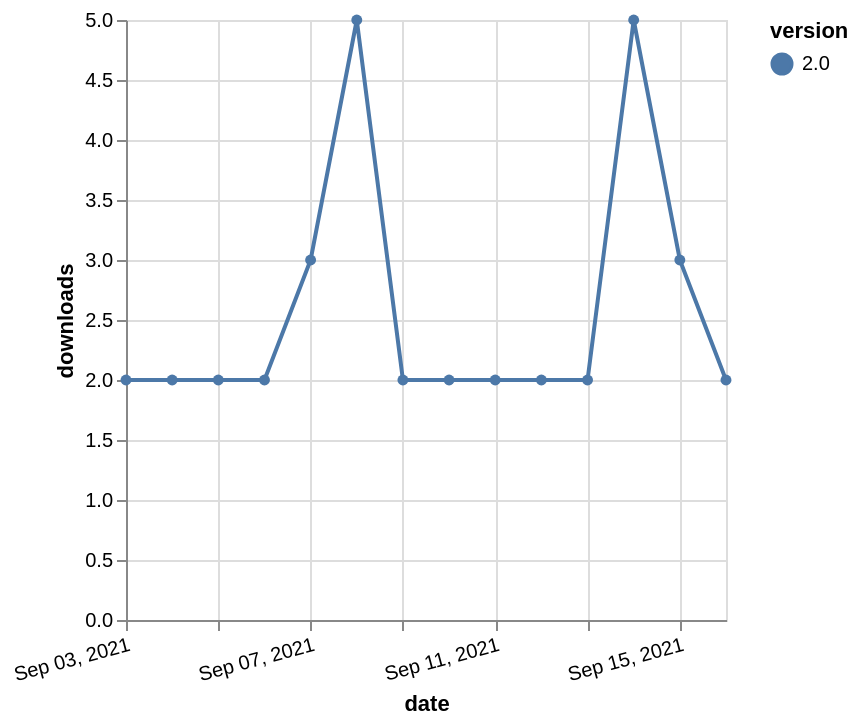

Vega-Lite specification stored for this chart:
### Vega-Lite specification from a JSON file in a GitHub repository (floating-point values rounded to 4 significant figures)
{"$schema": "https://vega.github.io/schema/vega-lite/v5.json", "description": "A simple bar chart with embedded data.", "data": {"values": [{"date": "2021-09-03", "total": 3485, "delta": 2, "version": "2.0"}, {"date": "2021-09-04", "total": 3487, "delta": 2, "version": "2.0"}, {"date": "2021-09-05", "total": 3489, "delta": 2, "version": "2.0"}, {"date": "2021-09-06", "total": 3491, "delta": 2, "version": "2.0"}, {"date": "2021-09-07", "total": 3494, "delta": 3, "version": "2.0"}, {"date": "2021-09-08", "total": 3499, "delta": 5, "version": "2.0"}, {"date": "2021-09-09", "total": 3501, "delta": 2, "version": "2.0"}, {"date": "2021-09-10", "total": 3503, "delta": 2, "version": "2.0"}, {"date": "2021-09-11", "total": 3505, "delta": 2, "version": "2.0"}, {"date": "2021-09-12", "total": 3507, "delta": 2, "version": "2.0"}, {"date": "2021-09-13", "total": 3509, "delta": 2, "version": "2.0"}, {"date": "2021-09-14", "total": 3514, "delta": 5, "version": "2.0"}, {"date": "2021-09-15", "total": 3517, "delta": 3, "version": "2.0"}, {"date": "2021-09-16", "total": 3519, "delta": 2, "version": "2.0"}]}, "width": "container", "mark": {"type": "line", "point": {"filled": true}}, "encoding": {"x": {"field": "date", "type": "temporal", "timeUnit": "yearmonthdate", "title": "date", "axis": {"labelAngle": -15}}, "y": {"field": "delta", "type": "quantitative", "title": "downloads"}, "color": {"field": "version", "type": "nominal"}, "tooltip": {"field": "delta"}}}
